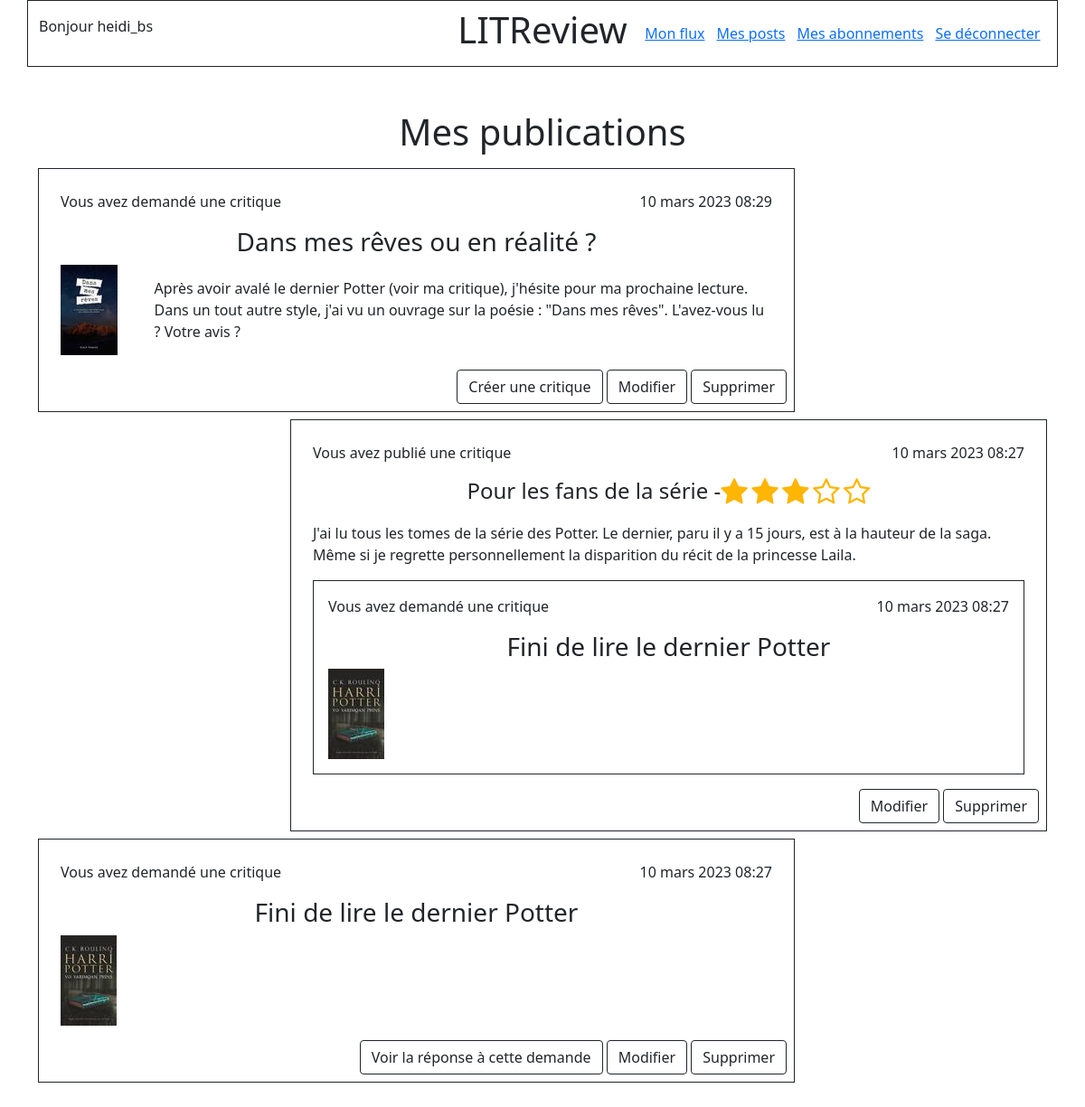
Page /posts (signed in) on the earlier database version.
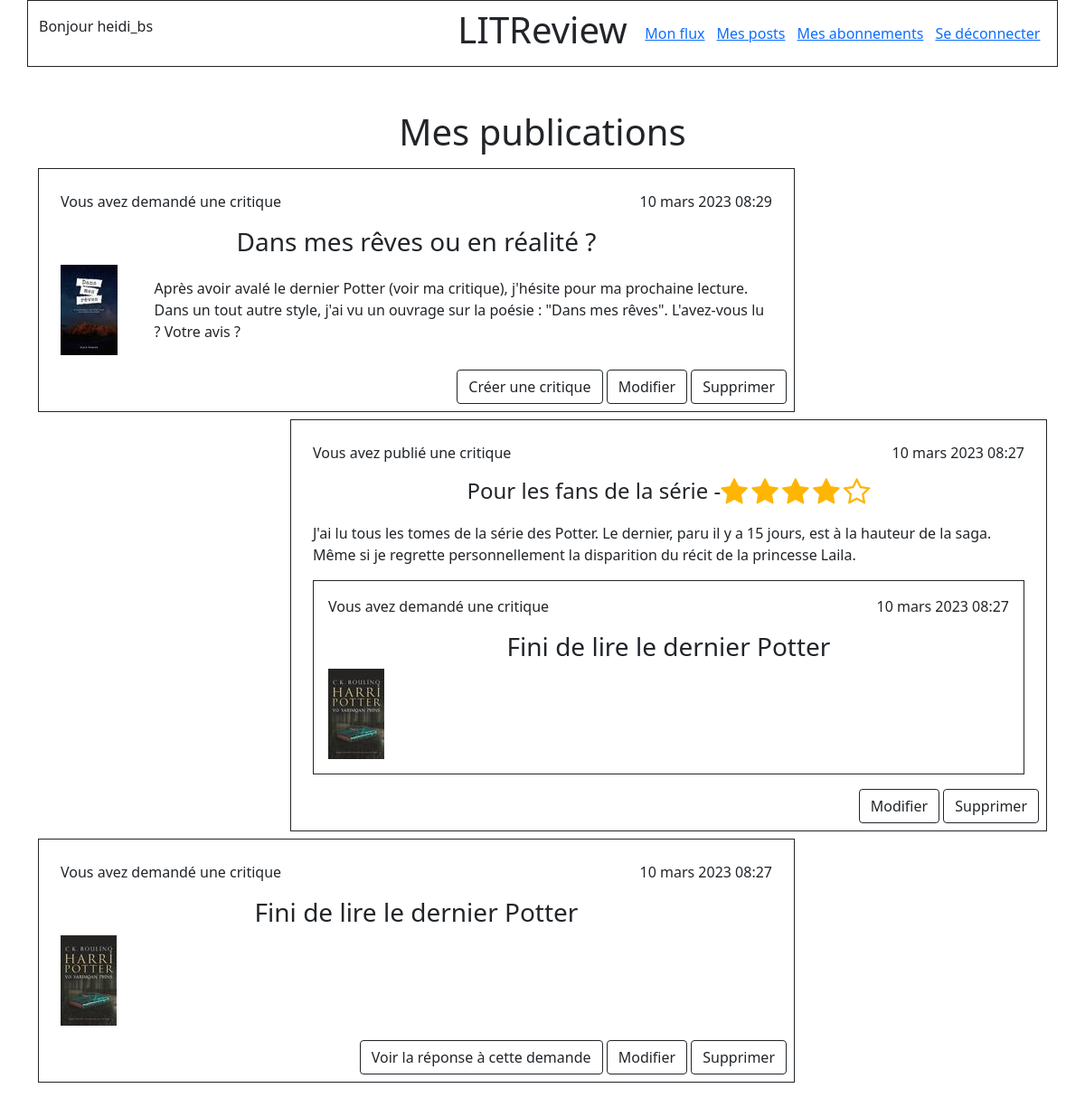
Same page on the later database version.
### authentication/models.py (models this page shows)
class User(AbstractUser):
    SUBSCRIBER = "Membre"
    followed_members = models.ManyToManyField(
        settings.AUTH_USER_MODEL,
        through="UserFollows",
        related_name="followed"
    )

### feed/models.py (models this page shows, shortened)
class Ticket(models.Model):
    objects = models.Manager()
    title = models.CharField(max_length=128)
    description = models.TextField(max_length=2048, blank=True)
    user = models.ForeignKey(
        to=settings.AUTH_USER_MODEL,
        on_delete=models.CASCADE
    )
    image = models.ImageField(null=True, blank=True)
    time_created = models.DateTimeField(auto_now_add=True)
    IMAGE_MAX_SIZE = (100, 100)

class Review(models.Model):
    objects = models.Manager()
    ticket = models.OneToOneField(
        Ticket,
        on_delete=models.CASCADE,
        related_name='ticket_review',
        primary_key=False
    )
    rating = models.PositiveSmallIntegerField(
       validators=[MinValueValidator(0), MaxValueValidator(5)]
    )
    user = models.ForeignKey(
        settings.AUTH_USER_MODEL,
        on_delete=models.CASCADE
    )
    headline = models.CharField(max_length=128)
    body = models.TextField(max_length=8192, blank=True)
    time_created = models.DateTimeField(auto_now_add=True)

### feed/views.py (the view)
# urls.py: path('posts', views.display_my_posts, name='my-posts')
@login_required
def display_my_posts(request):
    tickets = Ticket.objects.filter(user=request.user)
    tickets = tickets.annotate(content_type=Value('TICKET', CharField()))
    reviews = Review.objects.filter(user=request.user)
    reviews = reviews.annotate(content_type=Value('REVIEW', CharField()))
    posts = sorted(
        chain(tickets, reviews),
        key=lambda post: post.time_created,
        reverse=True
    )
    return render(request, 'feed/posts.html', context={'posts': posts})

### feed/templatetags/feed_extras.py (called while the page is built)
@register.simple_tag(takes_context=True)
def get_user_display(context, user):
    if user == context['user']:
        return "Vous avez"
    return f"{user.username} a"

### feed/templates/feed/posts.html (shortened to what this page needs)
{% extends "base.html" %}
{% block content %}
    <h1 class="text-center">Mes publications</h1>
        <div class="d-flex flex-column">
        {% for post in posts %}
            {% if post.content_type == 'TICKET' %}
                <div class="align-self-start border border-dark mt-2 p-2 w-75">
                    {% include 'feed/ticket_detail.html' with ticket=post %}
                    <div class="text-end">
                        {% include 'feed/review_check.html' with post=post %}
                        <a class="btn btn-outline-dark" href="{% url 'feed:ticket-update' ticket_id=post.id %}">Modifier</a>
                        <a class="btn btn-outline-dark" href="{% url 'feed:ticket-delete' ticket_id=post.id %}">Supprimer</a>
                    </div>
                </div>
            {% elif post.content_type == 'REVIEW' %}
                <div class="align-self-end border border-dark mt-2 p-2 w-75">
                    {% include 'feed/review_detail.html' with review=post %}
                    <div class="text-end">
                        <a class="btn btn-outline-dark" href="{% url 'feed:review-update' review_id=post.id %}">
                            Modifier</a>
                        <a class="btn btn-outline-dark" href="{% url 'feed:review-delete' review_id=post.id %}">
                            Supprimer</a>
                    </div>
                </div>
            {% endif %}
        {% endfor %}
    </div>
{% endblock content %}

### templates/base.html (shortened to what this page needs)
{% load static %}
<!DOCTYPE html>
<html lang="en" xmlns="http://www.w3.org/1999/xhtml">
<head>
    <link href="https://cdn.jsdelivr.net/npm/bootstrap@5.1.3/dist/css/bootstrap.min.css" rel="stylesheet">
    <link rel="stylesheet" href="https://cdnjs.cloudflare.com/ajax/libs/font-awesome/4.7.0/css/font-awesome.min.css">
    <link rel="stylesheet" href="{% static 'feed/rating_style.css' %}"/>
</head>
<body>
    <header>
        <nav class="bg_light">
            <div class="container">
                <div class="row border border-dark py-2">
                    <div class="col-5 d-flex align-items-center">
                        {% if user.is_authenticated %}
                            <p>Bonjour {{ user.username }}</p>
                        {% endif %}
                    </div>
                    <div class="col-2 d-flex justify-content-center">
                        <h1>LITReview</h1>
                    </div>
                    <div
                            class="col-5 d-flex justify-content-around align-items-center">
                        {% if user.is_authenticated %}
                            <a href="{% url 'feed:my-flow' %}">Mon flux</a>
                            <a href="{% url 'feed:my-posts' %}">Mes posts</a>
                            <a href="{% url 'authentication:follows' %}">Mes abonnements</a>
                            <a href="{% url 'authentication:logout' %}">Se déconnecter</a>
                        {% endif %}
                    </div>
                </div>
            </div>
        </nav>
    </header>
    <section class="container my-5">
    {% block content %}
    {% endblock content %}
    </section>
</body>
</html>

### feed/templates/feed/ticket_detail.html
{% load feed_extras %}
<div class="p-3">
    <div class="row">
        <div class="col text-start">
            <p>{% get_user_display user=ticket.user %} demandé une critique</p>
        </div>
        <div class="col text-end">
            <p>{{ ticket.time_created }}</p>
        </div>
    </div>
    <h3 class="text-center">{{ ticket.title }}</h3>
    <div class="row">
        <div class="col-1 d-flex align-items-center">
            {% if ticket.image %}
            <img src="{{ ticket.image.url }}">
        {% endif %}
        </div>
        <div class="col-11 ps-5 d-flex align-items-center">
             {{ ticket.description }}
        </div>
    </div>
</div>

### feed/templates/feed/review_check.html
{% if not post.ticket_review %}
    <a class="btn btn-outline-dark" href="{% url 'feed:review-create' ticket_id=post.id %}">Créer une critique</a>
{% else %}
    <a class="btn btn-outline-dark" href="{% url 'feed:review-display' review_id=post.ticket_review.id %}">Voir la réponse à cette demande</a>
{% endif %}

### feed/templates/feed/review_detail.html
{% load feed_extras %}
{% block content %}
    <div class="p-3">
        <div class="row">
            <div class="col text-start">
                <p>{% get_user_display user=review.user %} publié une critique</p>
            </div>
            <div class="col text-end">
                <p>{{ review.time_created }}</p>
            </div>
        </div>
    <div class="d-flex justify-content-center">
        <h4>
            {{ review.headline }} -
        </h4>
        <div class="rating-star mb-3">
                <i class="fa fa-2x fa-star{% if review.rating < 1 %}-o{% endif %}"
                   aria-hidden="true"></i>
                <i class="fa fa-2x fa-star{% if review.rating < 2 %}-o{% endif %}"
                   aria-hidden="true"></i>
                <i class="fa fa-2x fa-star{% if review.rating < 3 %}-o{% endif %}"
                   aria-hidden="true"></i>
                <i class="fa fa-2x fa-star{% if review.rating < 4 %}-o{% endif %}"
                   aria-hidden="true"></i>
                <i class="fa fa-2x fa-star{% if review.rating < 5 %}-o{% endif %}"
                   aria-hidden="true"></i>
        </div>
    </div>
            <p>{{ review.body }}</p>
            <div class="border border-dark">
                {% include 'feed/ticket_detail.html' with ticket=review.ticket %}
            </div>
    </div>
{% endblock content %}

### feed/static/feed/rating_style.css (style rules this page uses)
.rating-star { color: #ffb503; }

Differences in the rows shown:
changed Review "Pour les fans de la série": rating 3 → 4 (drawn)
